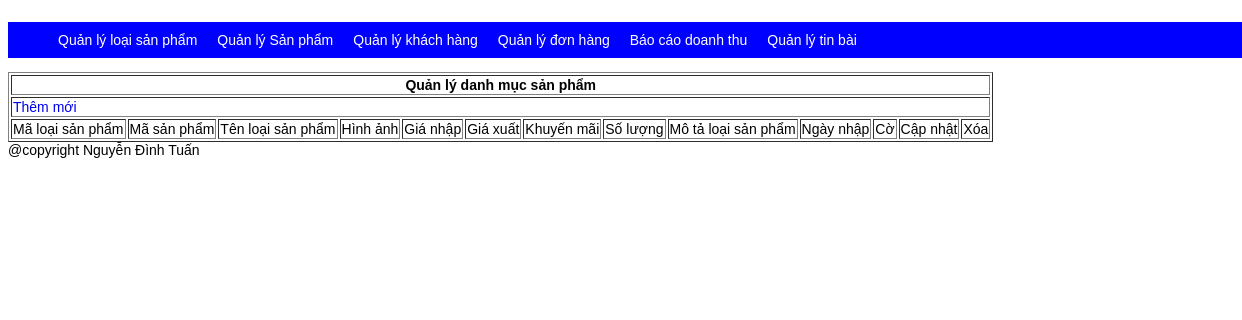
Before: /Manager.php?action=ADProduct with the older database file.
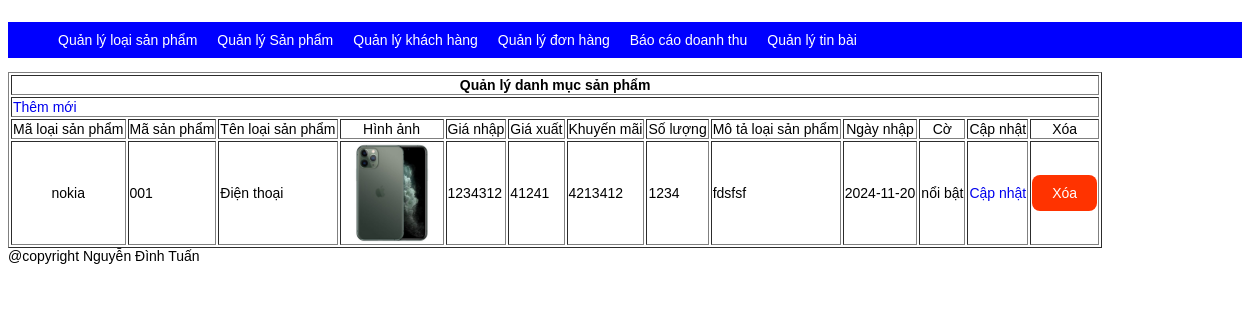
After: the same page with the newer database file.
### tables this page shows
CREATE TABLE `ad_product` (
  `ma_loaisp` varchar(50) NOT NULL,
  `masp` varchar(50) NOT NULL,
  `tensp` varchar(50) NOT NULL,
  `hinhanh` varchar(50) NOT NULL,
  `gianhap` int(11) NOT NULL,
  `giaxuat` int(11) NOT NULL,
  `khuyenmai` int(11) NOT NULL,
  `soluong` int(11) NOT NULL,
  `mota_sp` varchar(200) NOT NULL,
  `create_date` date NOT NULL,
  `flag` varchar(20) NOT NULL
);

### Back_End/ADProduct/ADProduct_Function.php (called while the page is built, shortened)
<?php
function getProduct()
{
	$db = connect();
	$sql = "SELECT * FROM ad_product";
	$stm = $db->prepare($sql);
	$stm->execute();
	$product = $stm->fetchAll();
	return $product;
}

### Back_End/ADProduct/ADProduct_View.php (the view, shortened to what this page needs)
<link href="public/style1.css" rel="stylesheet" />
<?php
require_once("ADProduct_Function.php");
$ProductTypeID = getProduct();
?>
<form method="post">
    <table border="1">
        <tr>
            <th colspan="13">Quản lý danh mục sản phẩm</th>
        </tr>
        <tr>
            <td colspan="13">
                <a href="Manager.php?action=AdProduct_add">Thêm mới</a>
            </td>
        </tr>
        <tr>
            <td align="center">Mã loại sản phẩm</td>
            <td align="center">Mã sản phẩm</td>
            <td align="center">Tên loại sản phẩm</td>
            <td align="center">Hình ảnh</td>
            <td align="center">Giá nhập</td>
            <td align="center">Giá xuất</td>
            <td align="center">Khuyến mãi</td>
            <td align="center">Số lượng</td>
            <td align="center">Mô tả loại sản phẩm</td>
            <td align="center">Ngày nhập</td>
            <td align="center">Cờ</td>
            <td align="center">Cập nhật</td>
            <td align="center">Xóa</td>
        </tr>
        <?php
        foreach ($ProductTypeID as $k => $v) {
        ?>
            <tr>
                <td align="center"><?php echo $v[0] ?></td>
                <td><?php echo $v[1] ?></td>
                <td><?php echo $v[2] ?></td>
                <td><img src="./public/<?php echo $v[3] ?>" width="100" /></td>
                <td><?php echo $v[4] ?></td>
                <td><?php echo $v[5] ?></td>
                <td><?php echo $v[6] ?></td>
                <td><?php echo $v[7] ?></td>
                <td><?php echo $v[8] ?></td>
                <td><?php echo $v[9] ?></td>
                <td><?php echo $v[10] ?></td>
                <td>
                    <a href="Manager.php?action=UpdateAddProduct1&id=<?php echo $v["ma_loaisp"]; ?>">
                        Cập nhật
                    </a>
                </td>
                <td>
                    <button type="submit" name="btn_submit" value="delete"
                        formaction="Manager.php?action=AdProduct&id=<?php echo $v[1] ?>"
                        onclick="return confirm('Bạn có chắc chắn xóa không?')">Xóa</button>
                </td>
            </tr>
        <?php } ?>
    </table>
</form>

### Manager.php (shortened to what this page needs)
<!DOCTYPE html
    PUBLIC "-//W3C//DTD XHTML 1.0 Transitional//EN" "http://www.w3.org/TR/xhtml1/DTD/xhtml1-transitional.dtd">
<html xmlns="http://www.w3.org/1999/xhtml">
<head>
    <link href="Public/style1.css" rel="stylesheet" />
</head>
<body>
    <div class="main">
        <div class="header">
            <div class="header2"><?php require_once "Pages/Menu_BackEnd.php"; ?></div>
        </div>
        <div class="content">
            <?php
            if (isset($_GET["action"])) {
                $action = $_GET["action"];
                switch ($action) {
                    case "ADProduct":
                        require_once "Back_End/ADProduct/ADProduct_View.php";
                        break;
                }
            }
            ?>
        </div>
        <div class="footer">
            @copyright Nguyễn Đình Tuấn
        </div>
    </div>
</body>
</html>

### Pages/Menu_BackEnd.php
<ul class="menu1 mainmenu">
	    <li>
	        <a href="Manager.php?action=ADProductType">Quản lý loại sản phẩm</a>
	    </li>
	    <li>
	        <a href="Manager.php?action=ADProduct">Quản lý Sản phẩm</a>
	    </li>
	    <li><a href="#">Quản lý khách hàng</a></li>
	    <li><a href="#">Quản lý đơn hàng</a></li>
	    <li><a href="#">Báo cáo doanh thu</a></li>
		<li><a href="Manager.php?action=tinbai">Quản lý tin bài</a></li>
	</ul>

### Public/style1.css (style rules this page uses)
* { font-family: Arial, Helvetica, sans-serif; font-size: 14px; }
button[type=submit] { background-color: #F30; color: white; border: none; padding: 10px 20px; text-align: center; cursor: pointer; border-radius: 8px; }
.mainmenu li { list-style: none; }
a { text-decoration: none; }
ul.menu1 { background: blue; width: 100%; height: 36px; }
.menu1 a { color: #fff; }
ul.menu1>li { float: left; padding: 10px; }
.header, .content, .footer, .header_1, .header_2 { width: 100%; float: left; }

Changed rows visible on the page:
added ad_product: ma_loaisp "nokia", masp "001", tensp "Điện thoại", hinhanh (picture), gianhap "1234312", giaxuat "41241", khuyenmai "4213412", soluong "1234", mota_sp "fdsfsf", create_date "2024-11-20", flag "nổi bật"
